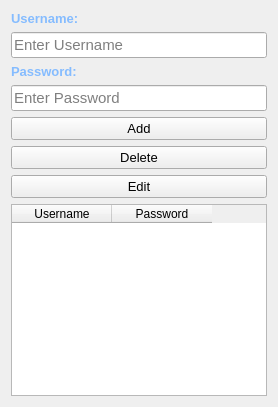
      <widget class="QWidget" name="tab_5">
       <attribute name="title">
        <string>Users</string>
       </attribute>
       <layout class="QGridLayout" name="gridLayout_8">
        <item row="2" column="0">
         <widget class="QTableWidget" name="tableWidget_6">
          <property name="font">
           <font>
            <pointsize>9</pointsize>
           </font>
          </property>
          <column>
           <property name="text">
            <string>Username</string>
           </property>
          </column>
          <column>
           <property name="text">
            <string>Password</string>
           </property>
          </column>
         </widget>
        </item>
        <item row="0" column="0">
         <layout class="QVBoxLayout" name="verticalLayout_5">
          <item>
           <widget class="QLabel" name="label_22">
            <property name="font">
             <font>
              <pointsize>10</pointsize>
              <weight>75</weight>
              <bold>true</bold>
             </font>
            </property>
            <property name="styleSheet">
             <string notr="true">color: rgb(133, 188, 255);</string>
            </property>
            <property name="text">
             <string>Username:</string>
            </property>
           </widget>
          </item>
          <item>
           <widget class="QLineEdit" name="lineEdit_20">
            <property name="font">
             <font>
              <pointsize>11</pointsize>
             </font>
            </property>
            <property name="placeholderText">
             <string>Enter Username</string>
            </property>
           </widget>
          </item>
          <item>
           <widget class="QLabel" name="label_23">
            <property name="font">
             <font>
              <pointsize>10</pointsize>
              <weight>75</weight>
              <bold>true</bold>
             </font>
            </property>
            <property name="styleSheet">
             <string notr="true">color: rgb(133, 188, 255);</string>
            </property>
            <property name="text">
             <string>Password:</string>
            </property>
           </widget>
          </item>
          <item>
           <widget class="QLineEdit" name="lineEdit_21">
            <property name="font">
             <font>
              <pointsize>11</pointsize>
             </font>
            </property>
            <property name="placeholderText">
             <string>Enter Password</string>
            </property>
           </widget>
          </item>
          <item>
           <widget class="QPushButton" name="pushButton_20">
            <property name="font">
             <font>
              <pointsize>10</pointsize>
             </font>
            </property>
            <property name="text">
             <string>Add</string>
            </property>
           </widget>
          </item>
          <item>
           <widget class="QPushButton" name="pushButton_16">
            <property name="font">
             <font>
              <pointsize>10</pointsize>
             </font>
            </property>
            <property name="text">
             <string>Delete</string>
            </property>
           </widget>
          </item>
          <item>
           <widget class="QPushButton" name="pushButton_21">
            <property name="font">
             <font>
              <pointsize>10</pointsize>
             </font>
            </property>
            <property name="text">
             <string>Edit</string>
            </property>
           </widget>
          </item>
         </layout>
        </item>
       </layout>
      </widget>
